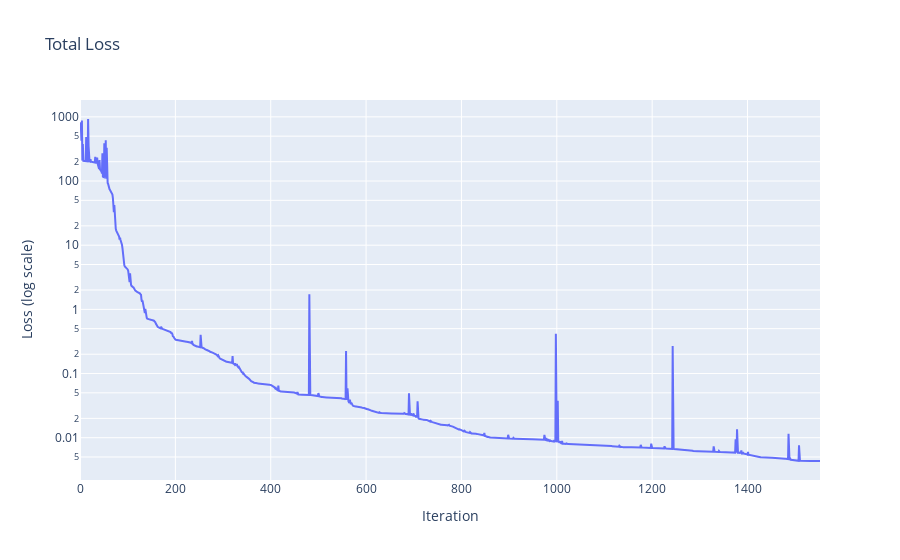

Here is the notebook cell this chart was saved with:
### Markdown cell above
Let's see how the neural network performs. For this simple case, training takes only a few seconds, and the network converges to a solution that is very close to the analytical solution. We can plot the results to see how well the network approximates the true solution.

### Code cell
# Plot loss with axis labels in log scale
fig = go.Figure()
fig.add_trace(go.Scatter(y=loss_history['total_loss'], mode='lines'))
fig.update_layout(
    title='Total Loss',
    xaxis_title='Iteration',
    yaxis=dict(
        title='Loss (log scale)',
        type='log'
    )
)
fig.show()

### Figure 1 — Plotly figure (JSON) as saved in the notebook; plotly's stock layout.template omitted (floating-point values rounded to 4 significant figures; data arrays with more than 128 entries replaced by an {"elided": "..."} marker saying what was removed)
{"data": [{"mode": "lines", "type": "scatter", "y": {"elided": "1553 float values"}}], "layout": {"title": {"text": "Total Loss"}, "xaxis": {"title": {"text": "Iteration"}}, "yaxis": {"title": {"text": "Loss (log scale)"}, "type": "log"}}}
